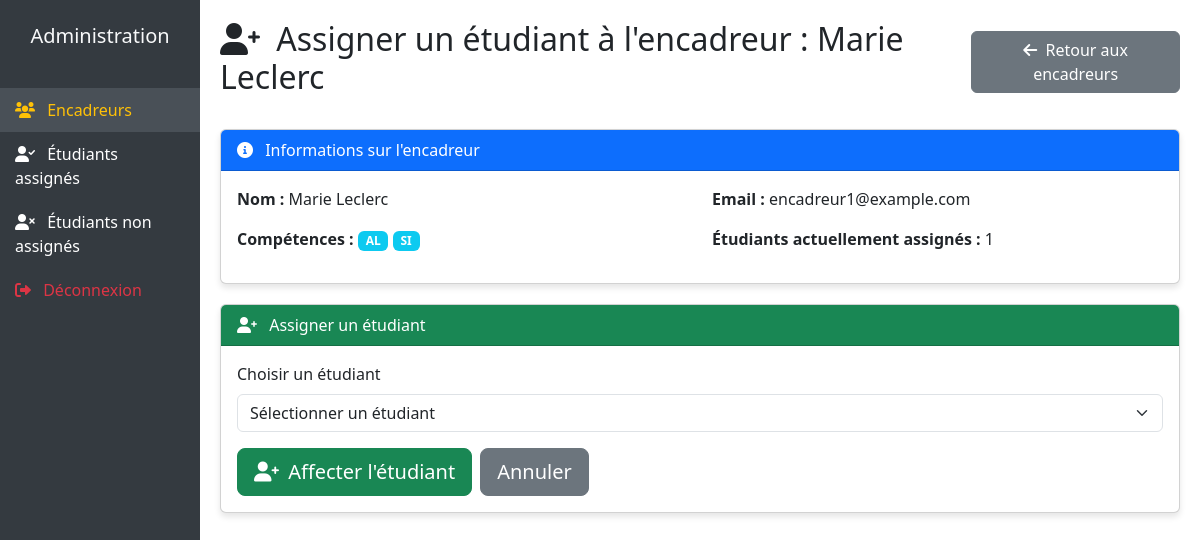
The app's page /index.php?controller=admin&action=assignForm&id=1 (signed in) with its own data.
### tables this page shows
CREATE TABLE IF NOT EXISTS encadreurs (
  id INT PRIMARY KEY AUTO_INCREMENT,
  nom VARCHAR(50) NOT NULL,
  prenom VARCHAR(50) NOT NULL,
  email VARCHAR(100) DEFAULT NULL,
  competences VARCHAR(255) DEFAULT NULL,
  mot_de_passe VARCHAR(255) DEFAULT NULL,
  date_creation DATETIME DEFAULT CURRENT_TIMESTAMP
);

### controllers/AdminController.php (called while the page is built, shortened)
<?php
require_once 'models/encadreur.php';
class AdminController {
    public function assignForm() {
        $encadreur_id = filter_input(INPUT_GET, 'id', FILTER_VALIDATE_INT);
        try {
            $encadreur = Encadreur::getById($encadreur_id);
            $etudiants = Etudiants::getEtudiantsSansEncadreur();
            require 'views/admin/assign_encadreur.php';
        } catch (Exception $e) {
            $_SESSION['flash_message'] = "Erreur: " . $e->getMessage();
            header('Location: index.php?controller=admin&action=encadreurs');
            exit;
        }
    }
}
?>

### models/encadreur.php (called while the page is built, shortened)
<?php
class Encadreur {
    public static function getById($id) {
        $db = Database::getConnection();
        $stmt = $db->prepare("SELECT * FROM encadreurs WHERE id = ?");
        $stmt->execute([$id]);
        $encadreur = $stmt->fetch(PDO::FETCH_ASSOC);
        return $encadreur;
    }
}

### views/admin/assign_encadreur.php (the view, shortened to what this page needs)
<!DOCTYPE html>
<html lang="fr">
<head>
    <link href="https://cdn.jsdelivr.net/npm/bootstrap@5.3.0/dist/css/bootstrap.min.css" rel="stylesheet">
    <link rel="stylesheet" href="https://cdnjs.cloudflare.com/ajax/libs/font-awesome/6.0.0/css/all.min.css">
</head>
<body>
    <div class="container-fluid">
        <div class="row">
            <div class="col-md-3 col-lg-2 sidebar p-0">
                <div class="text-center py-4 mb-3">
                    <h5 class="text-light mb-0">Administration</h5>
                </div>
                <ul class="nav flex-column">
                    <li class="nav-item">
                        <a href="index.php?controller=admin&action=encadreurs" class="nav-link active">
                            <i class="fas fa-users me-2"></i> Encadreurs
                        </a>
                    </li>
                    <li class="nav-item">
                        <a href="index.php?controller=admin&action=assignedStudents" class="nav-link">
                            <i class="fas fa-user-check me-2"></i> Étudiants assignés
                        </a>
                    </li>
                    <li class="nav-item">
                        <a href="index.php?controller=admin&action=unassignedStudents" class="nav-link">
                            <i class="fas fa-user-times me-2"></i> Étudiants non assignés
                        </a>
                    </li>
                    <li class="nav-item">
                        <a href="index.php?controller=auth&action=logout" class="nav-link text-danger">
                            <i class="fas fa-sign-out-alt me-2"></i> Déconnexion
                        </a>
                    </li>
                </ul>
            </div>
            <div class="col-md-9 col-lg-10 content">
                <div class="d-flex justify-content-between align-items-center mb-4">
                    <h2>
                        <i class="fas fa-user-plus me-2"></i>
                        Assigner un étudiant à l'encadreur :
                        <?= htmlspecialchars($encadreur['prenom']) ?> <?= htmlspecialchars($encadreur['nom']) ?>
                    </h2>
                    <a href="index.php?controller=admin&action=encadreurs" class="btn btn-secondary">
                        <i class="fas fa-arrow-left me-1"></i> Retour aux encadreurs
                    </a>
                </div>
                <div class="card">
                    <div class="card-header bg-primary text-white">
                        <i class="fas fa-info-circle me-2"></i> Informations sur l'encadreur
                    </div>
                    <div class="card-body">
                        <div class="row">
                            <div class="col-md-6">
                                <p><strong>Nom :</strong> <?= htmlspecialchars($encadreur['prenom']) ?> <?= htmlspecialchars($encadreur['nom']) ?></p>
                                <p><strong>Compétences :</strong>
                                    <?php
                                    $competences = explode(',', $encadreur['competences']);
                                    foreach ($competences as $competence): ?>
                                        <span class="badge bg-info"><?= htmlspecialchars($competence) ?></span>
                                    <?php endforeach; ?>
                                </p>
                            </div>
                            <div class="col-md-6">
                                <p><strong>Email :</strong> <?= htmlspecialchars($encadreur['email'] ?? 'Non défini') ?></p>
                                <p><strong>Étudiants actuellement assignés :</strong>
                                    <?php
                                    $db = Database::getConnection();
                                    $stmt = $db->prepare("SELECT COUNT(*) FROM affectations WHERE encadreur_id = ?");
                                    $stmt->execute([$encadreur['id']]);
                                    echo $stmt->fetchColumn();
                                    ?>
                                </p>
                            </div>
                        </div>
                    </div>
                </div>
                <div class="card">
                    <div class="card-header bg-success text-white">
                        <i class="fas fa-user-plus me-2"></i> Assigner un étudiant
                    </div>
                    <div class="card-body">
                        <?php if (empty($etudiants)): ?>
                            <div class="alert alert-info">
                                <i class="fas fa-info-circle me-2"></i> Tous les étudiants sont déjà assignés à des encadreurs.
                            </div>
                        <?php else: ?>
                            <form method="POST" action="index.php?controller=admin&action=saveAffectation">
                                <div class="mb-3">
                                    <label for="etudiant_id" class="form-label">Choisir un étudiant</label>
                                    <select name="etudiant_id" id="etudiant_id" class="form-select" required>
                                        <option value="">Sélectionner un étudiant</option>
                                    </select>
                                </div>
                                <div class="d-grid gap-2 d-md-flex">
                                    <button type="submit" class="btn btn-success btn-lg">
                                        <i class="fas fa-user-plus me-1"></i> Affecter l'étudiant
                                    </button>
                                    <a href="index.php?controller=admin&action=encadreurs" class="btn btn-secondary btn-lg">
                                        Annuler
                                    </a>
                                </div>
                            </form>
                        <?php endif; ?>
                    </div>
                </div>
            </div>
        </div>
    </div>
</body>
</html>

### views/admin/assign_encadreur.php (style rules this page uses)
.sidebar { min-height: 100vh; background-color: #343a40; color: white; }
.sidebar a { color: white; text-decoration: none; padding: 10px 15px; display: block; transition: all 0.3s; }
.sidebar a:hover, .sidebar a.active { background-color: #495057; color: #ffc107; }
.content { padding: 20px; }
.card { margin-bottom: 20px; box-shadow: 0 4px 6px rgba(0,0,0,.1); }

### records on screen
encadreurs: prenom "Marie", nom "Leclerc", competences "AL", competences "SI", email "encadreur1@example.com"

### other values on screen
$stmt->fetchColumn() "1"
